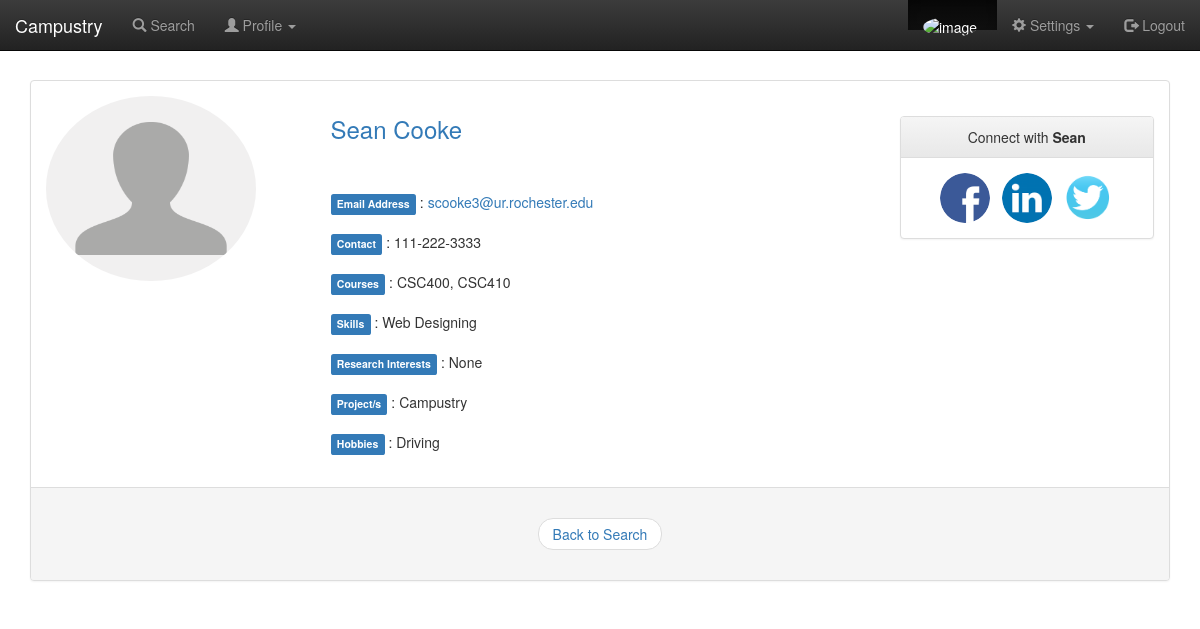
Page /viewProfile.php?userId=1 on the committed database.
### tables this page shows
CREATE TABLE UsersProfile
(
	UserID int NOT NULL,
	Dept varchar(100),
	GradLevel varchar(100),
	Image varchar(100),
	Contact varchar(100),
	Course varchar(100),
	Skill varchar(100),
	Project varchar(100),
	Research varchar(100),
	Hobby varchar(100),
	FacebookUrl varchar(100),
	LinkedinUrl varchar(100),
	TwitterUrl varchar(100),
	Active boolean not null default 1,
	FOREIGN KEY (UserID) REFERENCES Users(UserID)
);

CREATE TABLE Users
(
	UserID int NOT NULL AUTO_INCREMENT,
	FirstName varchar(20) NOT NULL,
	LastName varchar(20),
	EMail varchar(255),
	PWD varchar(255),
	PRIMARY KEY (UserID)
);

### viewProfile.php (the view, shortened to what this page needs)
<!DOCTYPE html>
<html lang="en">
<head>
	<link rel="stylesheet" href="https://maxcdn.bootstrapcdn.com/bootstrap/3.2.0/css/bootstrap.min.css">
	<link rel="stylesheet" href="https://maxcdn.bootstrapcdn.com/bootstrap/3.2.0/css/bootstrap-theme.min.css">
	<link rel="stylesheet" href="/css/typeahead.css">
</head>
<body background="images/bg7.jpg">
	<?php
	require 'includes/header.php';
	require 'db_conn.php';
	$userid = $_GET['userId'];
      $sql = "Select u.FirstName, u.LastName, u.EMail, up.Image, up.Contact, up.Course, up.Skill,
      up.Research, up.Project, up.Hobby, up.FacebookUrl, up.LinkedinUrl, up.TwitterUrl
      from Users u, UsersProfile up WHERE u.UserID=$userid and u.UserID=up.UserID";
      $retval = mysql_query( $sql, $conn );
      while($row = mysql_fetch_array($retval, MYSQL_ASSOC))
      {
      	$firstname = $row['FirstName'];
      	$lastname = $row['LastName'];
      	$email = $row['EMail'];
      	$image = $row['Image'];
      	$contact = $row['Contact'];
      	$course = $row['Course'];
      	$skill = $row['Skill'];
      	$research = $row['Research'];
      	$project = $row['Project'];
      	$hobby = $row['Hobby'];
      	$facebookurl = $row['FacebookUrl'];
      	$linkedinurl = $row['LinkedinUrl'];
      	$twitterurl = $row['TwitterUrl'];
      }
      ?>
      <br><br><br><br>
      <div class="container">
      	<div class="panel panel-default">
      		<div class="panel-body">
      			<div class="row">
      				<div class="col-sm-12">
      					<div class="row">
      						<div class="col-sm-3">
      							<img src="<?php echo $image; ?>" class="img-circle" alt="Cinque Terre" width="210" height="185">
      						</div>
      						<div class="col-sm-6"><a href="#"><h3><span id="firstname"><?php echo $firstname; ?></span>&nbsp;<span id="lastname"><?php echo $lastname; ?></span></h3></a><br><br>
      							<span class="label label-primary">Email Address</span> : <span id="email"><a href="mailto:<?php echo $email; ?>"><?php echo $email; ?></a></span><br><br>
      							<span class="label label-primary">Contact</span> : <?php echo $contact; ?><br><br>
      							<span class="label label-primary">Courses</span> : <?php echo $course; ?><br><br>
      							<span class="label label-primary">Skills</span> : <?php echo $skill; ?><br><br>
      							<span class="label label-primary">Research Interests</span> : <?php echo $research; ?><br><br>
      							<span class="label label-primary">Project/s</span> : <?php echo $project; ?><br><br>
      							<span class="label label-primary">Hobbies</span> : <?php echo $hobby; ?><br><br>
      						</div>
      						<div class="col-sm-3"><br>
      							<div class="panel panel-default">
      								<div class="panel-heading" align="center">Connect with <b><?php echo $firstname; ?></b></div>
      								<div class="panel-body" align="center">
      									<a href="<?php echo $facebookurl; ?>"><img src="images/facebook.png" class="img-circle" alt="Cinque Terre" width="50" height="50"></a>&nbsp;&nbsp;
      									<a href="<?php echo $linkedinurl; ?>"><img src="images/linkedin.png" class="img-circle" alt="Cinque Terre" width="50" height="50"></a>&nbsp;&nbsp;
      									<a href="<?php echo $twitterurl; ?>"><img src="images/twitter.png" class="img-circle" alt="Cinque Terre" width="50" height="50"></a>
      								</div>
      							</div>
      						</div>
      					</div>
      				</div>
      			</div>
      		</div>
      		<div class="panel-footer">
      			<ul class="pager">
      				<li ><a href="search.php">Back to Search</a></li>
      			</ul>
      		</div>
      	</div>
      </div>
  </body>
  </html>

### rows in the picture
usersprofile: Image (placeholder picture), UserID.FirstName "Sean", UserID.LastName "Cooke", UserID.EMail "scooke3@ur.rochester.edu", Contact "111-222-3333", Course "CSC400, CSC410", Skill "Web Designing", Research "None", Project "Campustry", Hobby "Driving"
